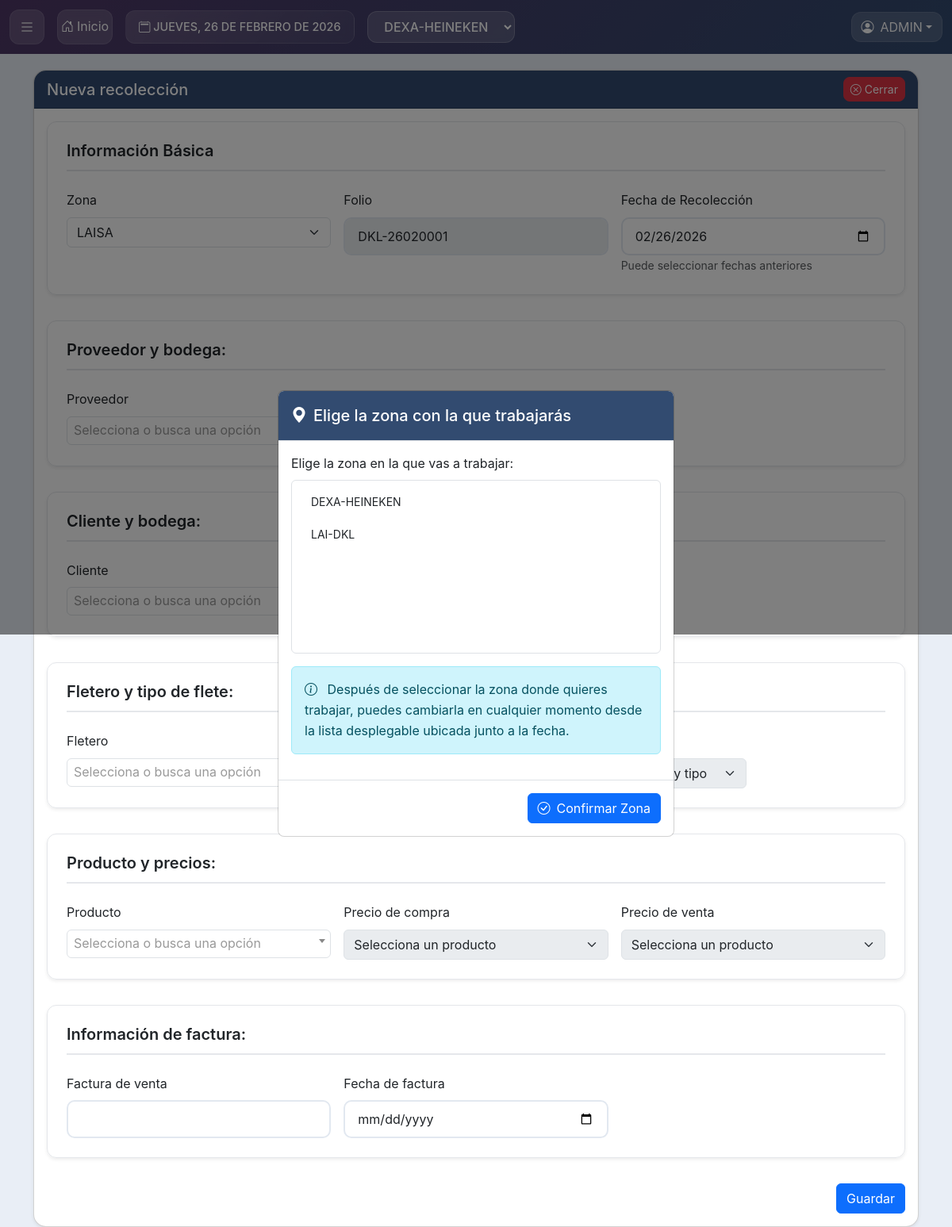
/?p=N_recoleccion (signed in), run on an earlier commit of the app's database.
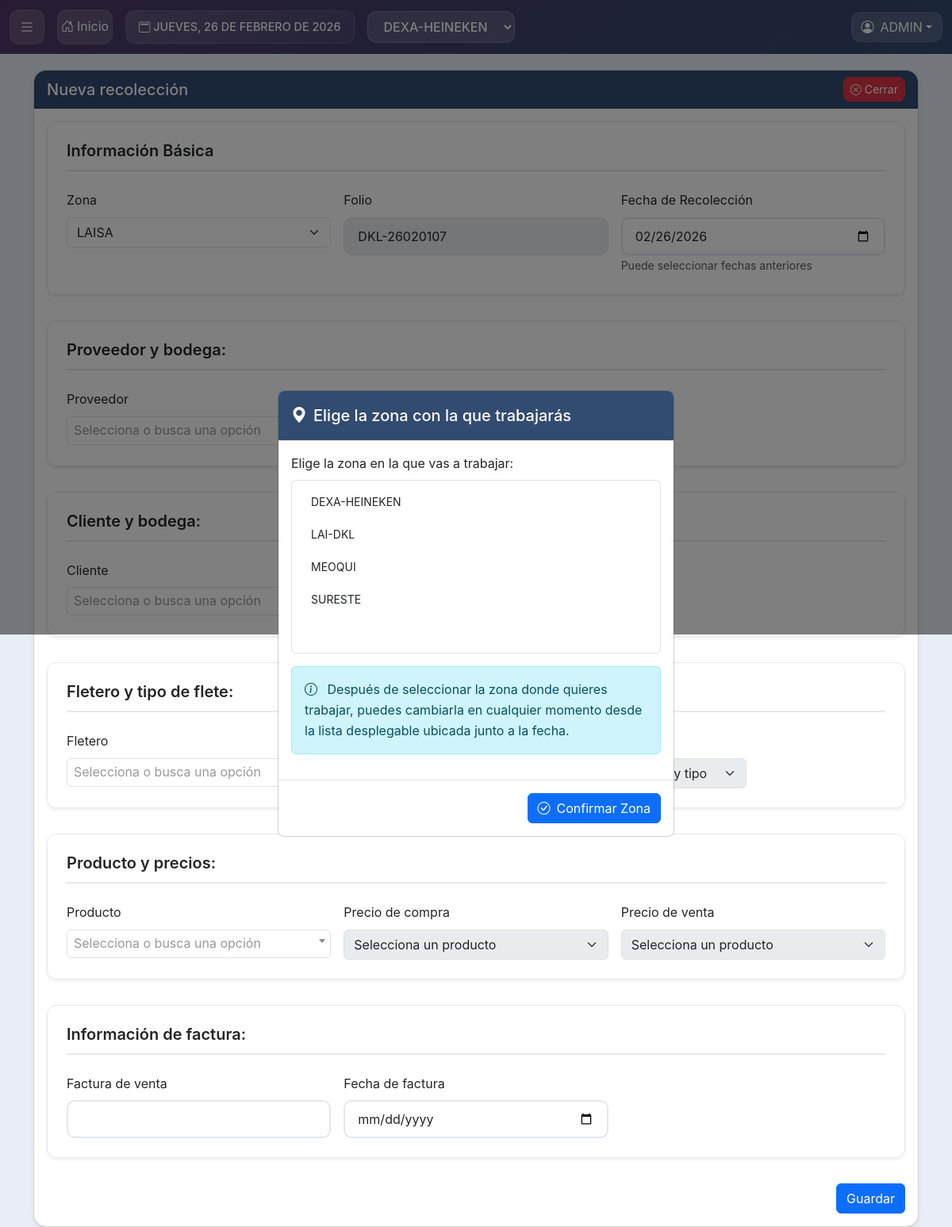
And on a later commit of the database.
### tables this page shows
CREATE TABLE IF NOT EXISTS `zonas` (
  `id_zone` int NOT NULL AUTO_INCREMENT,
  `cod` varchar(255) DEFAULT NULL,
  `nom` varchar(255) DEFAULT NULL,
  `PLANTA` varchar(255) DEFAULT NULL,
  `color` varchar(255) NOT NULL DEFAULT '#3498db',
  `fecha` timestamp NOT NULL DEFAULT CURRENT_TIMESTAMP,
  `tipo` varchar(255) NOT NULL DEFAULT 'NOR',
  `id_user` varchar(255) DEFAULT NULL,
  `status` varchar(255) NOT NULL DEFAULT '1',
  PRIMARY KEY (`id_zone`)
);

### config/conexiones.php (called while the page is built, shortened)
<?php
require_once __DIR__ . '/permisos.php';
function isSudoSession() {
    return isset($_SESSION['original_admin']);
}
function obtenerTipoZonaActual($conn_mysql) {
    if (!isset($_SESSION['selected_zone']) || $_SESSION['selected_zone'] <= 0) {
        return 'NOR';
    }
    return 'NOR';
}
function moduloDisponibleParaZona($modulo, $conn_mysql) {
    $tipoZona = obtenerTipoZonaActual($conn_mysql);
    return in_array($modulo, $modulosPorTipo[$tipoZona]);
}
?>

### config/permisos.php (called while the page is built, shortened)
<?php
function puedeAccederModulo(string $modulo, int $tipoUsuario, array $datosUsuario): bool {
    if ($tipoUsuario == 100) {
        return true;
    }
    return false;
}

### mod/N_recoleccion.php (the view, shortened to what the changed rows need)
<?php
$folio = '';
$fecha_seleccionada = $_POST['fecha_recoleccion'] ?? date('Y-m-d');
$fecha = date('ym', strtotime($fecha_seleccionada));
$mes_actual = date('m', strtotime($fecha_seleccionada));
$anio_actual = date('Y', strtotime($fecha_seleccionada));
if ($zona_seleccionada == 0) {
	$zona_s0 = $conn_mysql->query("SELECT * FROM zonas where status = '1'");
} else {
	$zona_s0 = $conn_mysql->query("SELECT * FROM zonas where status = '1' AND id_zone = '$zona_seleccionada'");
}
$zona_s1 = mysqli_fetch_array($zona_s0);
$query = "SELECT folio FROM recoleccion WHERE status = '1'
AND YEAR(fecha_r) = '$anio_actual'
AND MONTH(fecha_r) = '$mes_actual'
AND zona = '".$zona_s1['id_zone']."'
ORDER BY folio DESC
LIMIT 1";
$Reco00 = $conn_mysql->query($query);
if ($Reco00 && $Reco00->num_rows > 0) {
	$Reco01 = $Reco00->fetch_assoc();
	$ultimo_folio = intval($Reco01['folio']);
	$nuevo_numero = $ultimo_folio + 1;
	if ($nuevo_numero > 1111) {
		$folio = 'ERROR: Límite alcanzado';
	} else {
        $folio = str_pad($nuevo_numero, 4, '0', STR_PAD_LEFT);
      }
    } else {
    	$folio = '0001';
    }
    $folioM = $zona_s1['cod']."-".$fecha.$folio;
      ?>
      <div class="container mt-2">
      	<div class="card shadow-sm">
      		<div class="card-header encabezado-col text-white d-flex justify-content-between align-items-center">
      			<h5 class="mb-0">Nueva recolección</h5>
      			<button id="btnCerrar" class="btn btn-sm rounded-3 btn-danger"><i class="bi bi-x-circle"></i> Cerrar</button>
      		</div>
      		<div class="card-body">
      			<form class="forms-sample" method="post" action="">
      				<div class="form-section shadow-sm ">
      					<h5 class="section-header">Información Básica</h5>
      					<div class="row g-3">
      						<div class="col-md-4">
      							<label for="zona" class="form-label">Zona</label>
      							<select class="form-select" name="zona" id="zona" onchange="cFolio1();cFolio2();cFolio3();cFolio4();cFolio5()">
      								<?php
      								if ($zona_seleccionada == 0) {
      									$zona0 = $conn_mysql->query("SELECT * FROM zonas where status = '1' ORDER BY id_zone");
      								}else{
      									$zona0 = $conn_mysql->query("SELECT * FROM zonas where status = '1' AND id_zone = '$zona_seleccionada'");
      								}
      								while ($zona1 = mysqli_fetch_array($zona0)) {
      									?>
      									<option value="<?=$zona1['id_zone']?>"><?=$zona1['PLANTA']?></option>
      									<?php
      								}
      								?>
      							</select>
      						</div>
      						<div class="col-md-4" id="resulFolio">
      							<label for="folio" class="form-label">Folio</label>
      							<input type="text" id="folio01" class="form-control" value="<?=$folioM?>" disabled>
      						</div>
      						<div class="col-md-4">
      							<label for="fecha_recoleccion" class="form-label">Fecha de Recolección</label>
      							<input type="date" name="fecha_recoleccion" id="fecha_recoleccion" class="form-control"
      							value="<?=$fecha_seleccionada?>" max="<?=date('Y-m-d')?>"
      							onchange="actualizarFolioYPrecios()" required>
      							<small class="text-muted">Puede seleccionar fechas anteriores</small>
      						</div>
      					</div>
      				</div>
      				<div class="form-section shadow-sm">
      					<h5 class="section-header">Proveedor y bodega:</h5>
      					<div class="row g-3">
      						<div class="col-md-4" id="resulProv">
      							<label for="IdProveedor" class="form-label">Proveedor</label>
      						</div>
      						<div class="col-md-4" id="BodePro">
      							<label for="Bodegas" class="form-label">Bodegas</label>
      						</div>
      					</div>
      				</div>
      				<div class="form-section shadow-sm">
      					<h5 class="section-header">Cliente y bodega:</h5>
      					<div class="row g-3">
      						<div class="col-md-4" id="resulCli">
      							<label for="Cliente" class="form-label">Cliente</label>
      						</div>
      						<div class="col-md-4" id="CliEntrega">
      							<label for="BodCli" class="form-label">Bodega Cliente</label>
      						</div>
      					</div>
      				</div>
      				<div class="form-section shadow-sm">
      					<h5 class="section-header">Fletero y tipo de flete:</h5>
      					<div class="row g-3">
      						<div class="col-md-4" id="resulfLE">
      							<label for="Fletero" class="form-label">Fletero</label>
      						</div>
      						<div class="col-md-3" id="TipoFlete">
      							<label for="tipo_flete" class="form-label">Tipo de Flete</label>
      						</div>
      						<div class="col-md-3" id="PreFle">
      							<label for="preFl" class="form-label">Precio del flete</label>
      						</div>
      					</div>
      				</div>
      				<div class="form-section shadow-sm">
      					<h5 class="section-header">Producto y precios:</h5>
      					<div class="row g-3">
      						<div class="col-md-4" id="resulProd">
      							<label for="Fletero" class="form-label">Producto</label>
      						</div>
      						<div class="col-md-4" id="PrePro">
      							<label for="prePD" class="form-label">Precio de compra</label>
      							<select class="form-select" disabled>
      								<option>Selecciona un producto</option>
      							</select>
      						</div>
      						<div class="col-md-4" id="PreProv">
      							<label for="prePDv" class="form-label">Precio de venta</label>
      							<select class="form-select" disabled>
      								<option>Selecciona un producto</option>
      							</select>
      						</div>
      					</div>
      				</div>
      				<div class="form-section shadow-sm">
      					<h5 class="section-header">Información de factura: </h5>
      					<div class="row g-3">
      						<div class="col-md-4">
      							<label for="FacVen" class="form-label">Factura de venta</label>
      							<input type="text" name="FacVen" id="FacVen" class="form-control" required>
      						</div>
      						<div class="col-md-4">
      							<label for="FecaFac" class="form-label">Fecha de factura</label>
      							<input type="date" name="FecaFac" id="FecaFac" class="form-control" required>
      						</div>
      					</div>
      				</div>
      				<div class="d-flex justify-content-md-end mt-4">
      					<button type="submit" name="guardar01" class="btn btn-primary">Guardar</button>
      				</div>
      			</form>
      		</div>
      	</div>
      </div>

### index.php (shortened to what the changed rows need)
<?php
include "config/conexiones.php";
if(!isset($p)){
  $p = "inicio";
}else{
  $p = $p;
}
?>
<!DOCTYPE html>
<html data-bs-theme="light" lang="es">
<head>
    <link href="https://cdn.jsdelivr.net/npm/bootstrap@5.3.3/dist/css/bootstrap.min.css" rel="stylesheet">
    <link rel="stylesheet" href="https://cdn.jsdelivr.net/npm/bootstrap-icons@1.11.3/font/bootstrap-icons.min.css">
    <link href="https://cdn.jsdelivr.net/npm/select2@4.1.0-rc.0/dist/css/select2.min.css" rel="stylesheet" />
    <link rel="stylesheet" href="https://cdn.datatables.net/1.13.6/css/dataTables.bootstrap5.min.css">
    <link rel="stylesheet" href="https://cdn.datatables.net/responsive/2.2.9/css/responsive.dataTables.min.css">
    <link rel="stylesheet" href="https://cdn.datatables.net/buttons/2.4.2/css/buttons.dataTables.min.css">
    <link rel="stylesheet" href="https://cdn.datatables.net/fixedheader/3.3.2/css/fixedHeader.dataTables.min.css">
    <link rel="stylesheet" href="config/stil.css">
</head>
<?php
$color_zona = '#324B70';
?>
<body style="--color-primario: <?= htmlspecialchars($color_zona) ?>;">
    <?php
if(isset($_SESSION['id_cliente'])){
    $user_id = $_SESSION['id_cliente'];
    $Pruev0 = $conn_mysql->query("SELECT * FROM usuarios where id_user = '$user_id'");
    $Pruev1 = mysqli_fetch_array($Pruev0);
    $zona_user = $Pruev1['zona'];
    $TipoUserSession = $Pruev1['tipo'];
    $zonasPermitidas = [];
    if ($zona_user == '0' || empty($zona_user)) {
        $zonasPermitidas = 'todas';
    } else {
        $zonasPermitidas = explode(',', $zona_user);
    }
                                $dias = array("DOMINGO","LUNES","MARTES","MIÉRCOLES","JUEVES","VIERNES","SÁBADO");
                                $meses = array("ENERO","FEBRERO","MARZO","ABRIL","MAYO","JUNIO","JULIO","AGOSTO","SEPTIEMBRE","OCTUBRE","NOVIEMBRE","DICIEMBRE");
                                $numero_dia = date('w');
                                $dia = date('d');
                                $numero_mes = date('n') - 1;
                                $anio = date('Y');
                                $fecha_formateada = $dias[$numero_dia] . ", " . $dia . " DE " . $meses[$numero_mes] . " DE " . $anio;
                                ?>
<div class="modal fade" id="zoneSelectModal" data-bs-backdrop="static" data-bs-keyboard="false" tabindex="-1" aria-labelledby="zoneSelectModalLabel" aria-hidden="true">
    <div class="modal-dialog modal-dialog-centered">
        <div class="modal-content">
            <div class="modal-header encabezado-col text-white">
                <h5 class="modal-title" id="zoneSelectModalLabel">
                    <i class="bi bi-geo-alt-fill me-2"></i>Elige la zona con la que trabajarás
                </h5>
            </div>
            <div class="modal-body">
                <form id="zoneSelectForm" method="post" action="procesar_zona.php">
                    <div class="mb-3">
                        <label for="zoneSelectInicio" class="form-label">Elige la zona en la que vas a trabajar:</label>
                        <select class="form-select" size="5" name="selected_zone" id="zoneSelectInicio" required>
                            <?php
                            if ($zonasPermitidas === 'todas') {
                                $zones_query = mysqli_query($conn_mysql, "SELECT * FROM zonas WHERE status = 1 ORDER BY nom");
                                while ($zone = mysqli_fetch_assoc($zones_query)) {
                                    echo '<option value="'.$zone['id_zone'].'">'.htmlspecialchars($zone['nom']).'</option>';
                                }
                            }
                            ?>
                        </select>
                    </div>
                </form>
                <div class="alert alert-info" role="alert">
                    <i class="bi bi-info-circle me-2"></i>
                    Después de seleccionar la zona donde quieres trabajar, puedes cambiarla en cualquier momento desde la lista desplegable ubicada junto a la fecha.
                </div>
            </div>
            <div class="modal-footer">
                <button type="button" class="btn btn-primary" id="saveZoneBtn">
                    <i class="bi bi-check-circle me-2"></i>Confirmar Zona
                </button>
            </div>
        </div>
    </div>
</div>
<nav class="navbar navbar-expand-lg encabezado">
    <div class="container-fluid">
        <div class="d-flex align-items-center w-100">
            <button id="menu-btn" class="menu-btn-header me-2 me-md-3">
                <i class="bi bi-list fs-5"></i>
            </button>
            <a href="./" class="inicio-btn-copy me-2 me-md-3" title="Ir al inicio">
                <i class="bi bi-house-door me-1"></i>
                <span class="d-none d-md-inline">Inicio</span>
            </a>
            <div class="date-display me-2 me-md-3 d-none d-lg-block">
                <i class="bi bi-calendar2"></i> <?= $fecha_formateada ?>
            </div>
            <div class="zone-selector me-2 me-md-3">
                <form id="zoneForm" method="post" action="procesar_zona.php">
                    <select class="sleczone" name="selected_zone" id="zoneSelect">
                        <?php
                        $selected_zone = $_SESSION['selected_zone'] ?? 0;
                        if ($zonasPermitidas === 'todas') {
                            $zones_query = mysqli_query($conn_mysql, "SELECT * FROM zonas WHERE status = 1 ORDER BY nom");
                            while ($zone = mysqli_fetch_assoc($zones_query)) {
                                $selected = ($selected_zone == $zone['id_zone']) ? ' selected' : '';
                                echo '<option value="' . $zone['id_zone'] . '"' . $selected . '>' .
                                htmlspecialchars($zone['nom']) . '</option>';
                            }
                        }
                        ?>
                    </select>
                </form>
            </div>
            <div class="user-dropdown ms-auto">
                <div class="dropdown">
                    <button class="btn dropdown-toggle d-flex align-items-center <?= isSudoSession() ? 'btn-warning' : '' ?>"
                        type="button" id="userDropdown" data-bs-toggle="dropdown" aria-expanded="false">
                        <i class="bi bi-person-circle me-2"></i>
                        <span>
                            <?= $Pruev1['usuario'] ?>
                        </span>
                    </button>
                    </div>
                </div>
            </div>
        </div>
    </nav>
    <div class="contenido">
        <?php
        if (moduloDisponibleParaZona($p, $conn_mysql)) {
            if (isset(MODULOS_PERMISOS[$p]) && !puedeAccederModulo($p, $TipoUserSession, $Pruev1)) {
                ?>
                <div class="container my-4">
                    <div class="row justify-content-center">
                        <div class="col-lg-6">
                            <div class="card border-0 shadow-lg rounded-4">
                                <div class="card-body text-center p-5">
                                    <span class="badge bg-warning-subtle text-warning mb-3 px-3 py-2 rounded-pill">
                                        Acceso Restringido
                                    </span>
                                    <div class="display-1 fw-bold text-warning opacity-75 mb-3">
                                        <i class="bi bi-shield-lock"></i>
                                    </div>
                                    <h2 class="fw-bold text-body mb-3">Sin Permisos</h2>
                                    <p class="text-muted mb-4">
                                        No tienes permisos para acceder a esta sección.
                                        Contacta al administrador si crees que deberías tener acceso.
                                    </p>
                                    <a href="./" class="btn btn-primary rounded-pill px-4">
                                        <i class="bi bi-house me-2"></i>Volver al Inicio
                                    </a>
                                </div>
                            </div>
                        </div>
                    </div>
                </div>
                <?php
            } elseif(file_exists("mod/".$p.".php")){
                include "mod/".$p.".php";
            } else if ($p == "sudo_login") {
                include "mod/sudo_login.php";
            } else if ($p == "sudo_logout") {
                include "mod/sudo_logout.php";
            }
        }
        ?>
    <?php } ?>
</div>
</body>
</html>

What changed in the data, as far as the page shows it:
no longer on this page (row edited): zonas: $zone['id_zone'] 1 (drawn), cod "DKL-26020001"
Also different on the page:
form field selected_zone: "DEXA-HEINEKEN / LAI-DKL" → "DEXA-HEINEKEN / LAI-DKL / MEOQUI / SURESTE"
form field value: (not shown) → "DKL-26020107"
